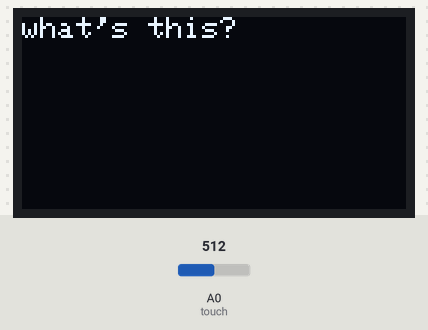
A sketch run on a simulated Arduino Uno, built with avr-gcc and run on an emulated ATmega328P. Parts: 128×64 one-colour display. The test bench sets the inputs (shaded band); at power-on: A0 (touch) = 512.

Above: at 0.1 s.
At 5.2 s:
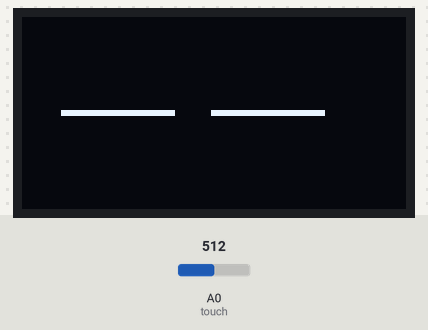
5.3 s: A0 (touch) set to 885
6.8 s: A0 (touch) set to 916
At 9.4 s:
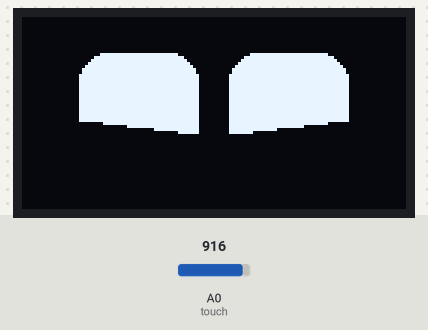
Timing chart, 0 to 10.9 s (numbered marks = the images above; inputs shaded):
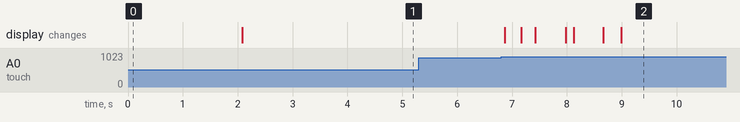

The sketch:

lilguy.ino
```cpp
int touch = A0;
#include <SPI.h>
#include <Wire.h>
#include <Adafruit_GFX.h>
#include <Adafruit_SSD1306.h>


#define SCREEN_WIDTH 128 // OLED display width, in pixels
#define SCREEN_HEIGHT 64 // OLED display height, in pixels

// Declaration for an SSD1306 display connected to I2C (SDA, SCL pins)
// The pins for I2C are defined by the Wire-library.
// On an arduino UNO:       A4(SDA), A5(SCL)
// On an arduino MEGA 2560: 20(SDA), 21(SCL)
// On an arduino LEONARDO:   2(SDA),  3(SCL), ...
#define OLED_RESET     -1 // Reset pin # (or -1 if sharing Arduino reset pin)
#define SCREEN_ADDRESS 0x3C ///< See datasheet for Address; 0x3D for 128x64, 0x3C for 128x32
Adafruit_SSD1306 display(SCREEN_WIDTH, SCREEN_HEIGHT, &Wire, OLED_RESET);

//Adafruit_SSD1306 display(SCREEN_WIDTH, SCREEN_HEIGHT, &SPI);
  //uint8_t w, uint8_t h, SPIClass *spi_ptr,
    //                               int8_t dc_pin, int8_t rst_pin, int8_t cs_pin,
      //                             uint32_t bitrate)


// states for demo
int demo_mode = 1;
static const int max_animation_index = 8;
int current_animation_index = 0;


//reference state
int ref_eye_height = 40;
int ref_eye_width = 40;
int ref_space_between_eye = 10;
int ref_corner_radius = 10;
//current state of the eyes
int left_eye_height = ref_eye_height;
int left_eye_width = ref_eye_width;
int left_eye_x = 32;
int left_eye_y = 32;
int right_eye_x = 32+ref_eye_width+ref_space_between_eye;
int right_eye_y = 32;
int right_eye_height = ref_eye_height;
int right_eye_width = ref_eye_width;


void draw_eyes(bool update=true)
{
    display.clearDisplay();
    //draw from center
    int x = int(left_eye_x-left_eye_width/2);
    int y = int(left_eye_y-left_eye_height/2);
    display.fillRoundRect(x,y,left_eye_width,left_eye_height,ref_corner_radius,SSD1306_WHITE);
    x = int(right_eye_x-right_eye_width/2);
    y = int(right_eye_y-right_eye_height/2);
    display.fillRoundRect(x,y,right_eye_width,right_eye_height,ref_corner_radius,SSD1306_WHITE);
    if(update)
    {
      display.display();
    }

}


void center_eyes(bool update=true)
{
  //move eyes to the center of the display, defined by SCREEN_WIDTH, SCREEN_HEIGHT
  left_eye_height = ref_eye_height;
  left_eye_width = ref_eye_width;
  right_eye_height = ref_eye_height;
  right_eye_width = ref_eye_width;

  left_eye_x = SCREEN_WIDTH/2-ref_eye_width/2-ref_space_between_eye/2;
  left_eye_y = SCREEN_HEIGHT/2;
  right_eye_x = SCREEN_WIDTH/2+ref_eye_width/2+ref_space_between_eye/2;
  right_eye_y = SCREEN_HEIGHT/2;

  draw_eyes(update);
}

void blink(int speed=12)
{
  draw_eyes();


  for(int i=0;i<3;i++)
  {
    left_eye_height = left_eye_height-speed;
    right_eye_height = right_eye_height-speed;
    draw_eyes();
    delay(1);
  }
  for(int i=0;i<3;i++)
  {
    left_eye_height = left_eye_height+speed;
    right_eye_height = right_eye_height+speed;

    draw_eyes();
    delay(1);
  }
}


void sleep()
{
  left_eye_height = 2;
  right_eye_height = 2;
  draw_eyes(true);
}
void wakeup()
{

  sleep();

  for(int h=0; h <= ref_eye_height; h+=2)
  {
    left_eye_height = h;
    right_eye_height = h;
    draw_eyes(true);
  }


}

void happy_eye()
{
  center_eyes(false);
  //draw inverted triangle over eye lower part
  int offset = ref_eye_height/2;
  for(int i=0;i<10;i++)
  {
    display.fillTriangle(left_eye_x-left_eye_width/2-1, left_eye_y+offset, left_eye_x+left_eye_width/2+1, left_eye_y+5+offset, left_eye_x-left_eye_width/2-1,left_eye_y+left_eye_height+offset,SSD1306_BLACK);
    //display.fillRect(left_eye_x-left_eye_width/2-1, left_eye_y+5, left_eye_width+1, 20,SSD1306_BLACK);

    display.fillTriangle(right_eye_x+right_eye_width/2+1, right_eye_y+offset, right_eye_x-left_eye_width/2-1, right_eye_y+5+offset, right_eye_x+right_eye_width/2+1,right_eye_y+right_eye_height+offset,SSD1306_BLACK);
    //display.fillRect(right_eye_x-right_eye_width/2-1, right_eye_y+5, right_eye_width+1, 20,SSD1306_BLACK);
    offset -= 2;
    display.display();
    delay(1);
  }


  display.display();
  delay(5000);


}

void happy_to_close(int speed = 2)
{
  // Start from the current happy eyes state
  // Gradually shrink the eyes down until closed
  while (left_eye_height > 2 || right_eye_height > 2)
  {
    if (left_eye_height > 2) left_eye_height -= speed;
    if (right_eye_height > 2) right_eye_height -= speed;

    if (left_eye_height < 2) left_eye_height = 2;
    if (right_eye_height < 2) right_eye_height = 2;

    draw_eyes();
    delay(10);
  }
}


void setup(){
  display.begin(SSD1306_SWITCHCAPVCC, SCREEN_ADDRESS);
  Serial.begin(9600);
    // Show initial display buffer contents on the screen --
  // the library initializes this with an Adafruit splash screen.

  // Clear the buffer
  display.clearDisplay();

  display.setTextSize(1);             // Normal 1:1 pixel scale
  display.setTextColor(SSD1306_WHITE);        // Draw white text
  display.setCursor(0,0);             // Start at top-left corner
  display.println(F("what's this?"));
  display.display();
  delay(2000);
  sleep();
  delay(2000);
}

void loop(){
  int tVal = analogRead(touch);

  if (tVal > 900){
    wakeup();
    delay(500);
    blink(12);
    delay(500);
    happy_eye();
    happy_to_close(2);
  }
  else {
    sleep();
  }
}
```

Measured:
- the behaviour switches between 900 and 901 on A0 (touch) (found by bisection; images 1 and 2)
- after the input at 5.3 s, every drawn part: stays the same
- after the input at 6.8 s, the display: first changes after 0.07 s (image 2 shows a later state)
